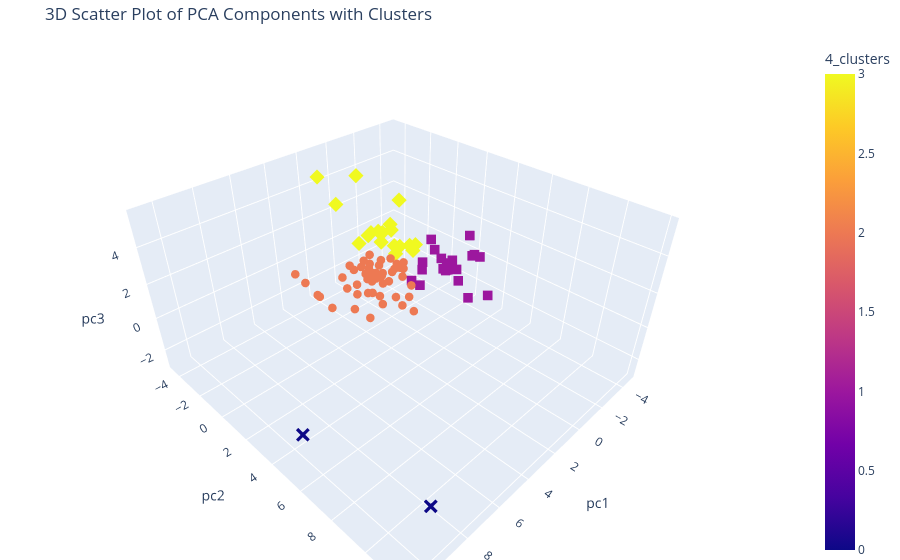

The notebook cell this image was saved under:
### Markdown cell above
Now, as requested, a 3D graph will be displayed (since the chosen number of principal components is 3), which will show the data divided into 4 clusters (the number of these has been evaluated as explained above).

To this end, the hypothesis of a scatter graph was evaluated, so that the shape and color of the data can clearly separate them.

### Code cell
def build_3d_scatter_plot(df, x_col, y_col, z_col, cluster_col, hover_col, title='Scatter Plot 3D', **kwargs): # **kwargs: Argomenti opzionali per passare configurazioni aggiuntive a Plotly
    def scatter_3d_updater():
        fig = px.scatter_3d(df, 
                            x=x_col,  
                            y=y_col,  
                            z=z_col,  
                            color=cluster_col,  
                            symbol=cluster_col,  
                            hover_name=hover_col,  
                            **kwargs)
        
        fig.update_traces(marker=dict(size=5), showlegend=False)

        fig.update_layout(
            title=title,
            scene=dict(
                xaxis_title=x_col,  
                yaxis_title=y_col,
                zaxis_title=z_col
            ),
            margin=dict(l=0, r=0, b=0, t=40)
        )
        
        fig.show()
    
    return scatter_3d_updater

# Esegue la funzione x lo scatter 3D di 3 componenti principali con i cluster assegnati
scatter_3d_plot = build_3d_scatter_plot(
    df=cvdata_cluster_pc, 
    x_col='pc1',  
    y_col='pc2',  
    z_col='pc3',  
    cluster_col='4_clusters',  
    hover_col='City',  
    title='3D Scatter Plot of PCA Components with Clusters'
)

scatter_3d_plot()

### Figure 1 — Plotly figure (JSON) as saved in the notebook; plotly's stock layout.template omitted (floating-point values rounded to 4 significant figures)
{"data": [{"hovertemplate": "<b>%{hovertext}</b><br><br>4_clusters=%{marker.color}<br>pc1=%{x}<br>pc2=%{y}<br>pc3=%{z}<extra></extra>", "hovertext": ["Acquasparta", "Alviano", "Amelia", "Attigliano", "Avigliano Umbro", "Baschi", "Bastia Umbra", "Bettona", "Bevagna", "Calvi dell'Umbria", "Cannara", "Castel Ritaldi", "Castel Viscardo", "Collazzone", "Corciano", "Costacciaro", "Deruta", "Fabro", "Ficulle", "Fratta Todina", "Giano dell'Umbria", "Gualdo Cattaneo", "Guardea", "Lisciano Niccone", "Lugnano in Teverina", "Magione", "Marsciano", "Massa Martana", "Monte Castello di Vibio", "Monte Santa Maria Tiberina", "Montecastrilli", "Montecchio", "Montefalco", "Montefranco", "Monteleone d'Orvieto", "Montone", "Otricoli", "Paciano", "Panicale", "Parrano", "Passignano sul Trasimeno", "Penna in Teverina", "Piegaro", "Pietralunga", "San Gemini", "Scheggia e Pascelupo", "Spello", "Todi", "Torgiano", "Tuoro sul Trasimeno", "Valfabbrica"], "legendgroup": "2", "marker": {"color": [2, 2, 2, 2, 2, 2, 2, 2, 2, 2, 2, 2, 2, 2, 2, 2, 2, 2, 2, 2, 2, 2, 2, 2, 2, 2, 2, 2, 2, 2, 2, 2, 2, 2, 2, 2, 2, 2, 2, 2, 2, 2, 2, 2, 2, 2, 2, 2, 2, 2, 2], "coloraxis": "coloraxis", "size": 5, "symbol": "circle"}, "mode": "markers", "name": "2", "scene": "scene", "showlegend": false, "type": "scatter3d", "x": [-0.3611, 1.952, -0.1086, 3.242, -1.164, 0.7717, 2.709, 0.1517, 0.7034, 0.1714, 0.3788, 0.3, 2.282, 1.717, 0.1155, 1.159, 1.616, 0.2192, -0.2403, 2.542, 0.2007, 1.608, 0.9181, -0.3277, 0.6771, 0.4482, 1.42, -0.9543, -0.3002, -0.8999, 1.027, -0.3951, 0.8791, 2.599, -0.9426, 0.274, 2.933, -0.03187, 0.1738, -1.102, 0.5866, 2.455, -0.6667, 0.8256, 3.614, -1.284, -0.2593, 0.4534, 1.516, 0.4649, 0.6031], "y": [0.0405, -1.87, -0.957, -4.477, -0.2309, -0.04653, -3.258, -1.105, -0.9533, -1.565, -1.721, -1.291, 1.684, -0.939, -0.8771, 2.817, -1.26, -1.358, -0.9601, -0.2453, 1.698, 0.7507, -0.581, -1.14, -0.7639, -1.279, -1.837, -0.02599, -1.032, -0.6981, -0.836, 0.2724, -1.934, 1.047, -0.09165, -1.696, -4.025, -1.295, -1.266, -0.248, -1.2, -3.419, -0.6425, 1.166, -0.8085, 0.1172, -0.3395, -1.76, -2.041, -1.978, 0.4069], "z": [0.2551, -0.4492, 0.1695, -0.8411, -0.5311, -0.07478, -1.935, -0.6315, -0.5488, 0.375, -0.8646, -1.207, -0.2782, -0.5918, -0.03654, -0.7201, 0.1713, -2.072, -1.448, -1.456, -0.1074, -0.5703, -0.02526, -1.042, -0.256, 0.03493, 0.09301, 0.05778, -0.8062, -0.647, -1.433, 0.09247, -2.13, -1.331, -2.903, -1.254, -1.364, -1.164, -0.7139, -1.051, -0.1437, -2.256, -0.7162, -0.815, -1.114, -2.363, 0.4798, 0.02374, -1.467, -0.4788, -0.2645]}, {"hovertemplate": "<b>%{hovertext}</b><br><br>4_clusters=%{marker.color}<br>pc1=%{x}<br>pc2=%{y}<br>pc3=%{z}<extra></extra>", "hovertext": ["Allerona", "Assisi", "Castiglione del Lago", "Citerna", "Città della Pieve", "Città di Castello", "Foligno", "Gubbio", "Narni", "Orvieto", "Perugia", "San Giustino", "San Venanzo", "Spoleto", "Stroncone", "Terni", "Trevi", "Umbertide"], "legendgroup": "3", "marker": {"color": [3, 3, 3, 3, 3, 3, 3, 3, 3, 3, 3, 3, 3, 3, 3, 3, 3, 3], "coloraxis": "coloraxis", "size": 5, "symbol": "diamond"}, "mode": "markers", "name": "3", "scene": "scene", "showlegend": false, "type": "scatter3d", "x": [-1.093, -0.5686, 0.4745, 0.004072, -0.5476, 1.343, -0.8757, 0.03382, 1.61, 1.151, 0.6784, 0.007662, -0.6145, -0.663, 0.007042, 1.948, -1.333, 1.033], "y": [0.7175, -0.3552, -1.069, -0.7904, 0.0722, -1.084, -0.3041, -0.9781, -2.471, 0.5411, -1.074, -0.07841, -0.3149, -0.6976, 1.587, -3.442, 0.05477, -1.427], "z": [1.446, 1.143, 2.088, 1.436, 1.296, 5.618, 3.792, 2.039, 3.66, 2.996, 1.99, 2.789, 0.6399, 1.953, 1.916, 4.989, 1.024, 1.51]}, {"hovertemplate": "<b>%{hovertext}</b><br><br>4_clusters=%{marker.color}<br>pc1=%{x}<br>pc2=%{y}<br>pc3=%{z}<extra></extra>", "hovertext": ["Arrone", "Campello sul Clitunno", "Cascia", "Castel Giorgio", "Cerreto di Spoleto", "Ferentillo", "Fossato di Vico", "Gualdo Tadino", "Montegabbione", "Monteleone di Spoleto", "Nocera Umbra", "Norcia", "Poggiodomo", "Polino", "Preci", "Sant'Anatolia di Narco", "Scheggino", "Sellano", "Sigillo", "Vallo di Nera", "Valtopina"], "legendgroup": "1", "marker": {"color": [1, 1, 1, 1, 1, 1, 1, 1, 1, 1, 1, 1, 1, 1, 1, 1, 1, 1, 1, 1, 1], "coloraxis": "coloraxis", "size": 5, "symbol": "square"}, "mode": "markers", "name": "1", "scene": "scene", "showlegend": false, "type": "scatter3d", "x": [-1.193, -3.345, -3.121, -1.626, -3.03, -2.732, -1.543, -2.023, -1.785, -4.378, -2.247, -3.805, -4.606, -4.059, -1.355, -3.241, -2.992, -3.419, -2.103, -3.127, -1.935], "y": [2.018, 1.832, 3.17, 2.295, 1.458, 1.184, 0.04653, 0.4233, 0.4784, 2.618, 1.956, 2.237, 3.238, 2.314, 4.315, 1.571, 1.375, 1.947, 0.9417, 1.474, 0.4834], "z": [1.644, -0.6323, 1.003, 0.3862, -0.6862, 0.07751, -1.378, -0.1899, -1.607, 0.08595, -0.156, 1.533, -2.353, 0.1643, -0.3789, -0.1, -0.2581, -1.383, 1.454, -0.3328, -0.6265]}, {"hovertemplate": "<b>%{hovertext}</b><br><br>4_clusters=%{marker.color}<br>pc1=%{x}<br>pc2=%{y}<br>pc3=%{z}<extra></extra>", "hovertext": ["Giove", "Porano"], "legendgroup": "0", "marker": {"color": [0, 0], "coloraxis": "coloraxis", "size": 5, "symbol": "x"}, "mode": "markers", "name": "0", "scene": "scene", "showlegend": false, "type": "scatter3d", "x": [10.72, 9.672], "y": [5.957, 11.83], "z": [-0.1707, -0.06686]}], "layout": {"coloraxis": {"colorbar": {"title": {"text": "4_clusters"}}, "colorscale": [[0, "#0d0887"], [0.1111, "#46039f"], [0.2222, "#7201a8"], [0.3333, "#9c179e"], [0.4444, "#bd3786"], [0.5556, "#d8576b"], [0.6667, "#ed7953"], [0.7778, "#fb9f3a"], [0.8889, "#fdca26"], [1, "#f0f921"]]}, "legend": {"title": {"text": "4_clusters"}, "tracegroupgap": 0}, "margin": {"b": 0, "l": 0, "r": 0, "t": 40}, "scene": {"domain": {"x": [0, 1], "y": [0, 1]}, "xaxis": {"title": {"text": "pc1"}}, "yaxis": {"title": {"text": "pc2"}}, "zaxis": {"title": {"text": "pc3"}}}, "title": {"text": "3D Scatter Plot of PCA Components with Clusters"}}}
